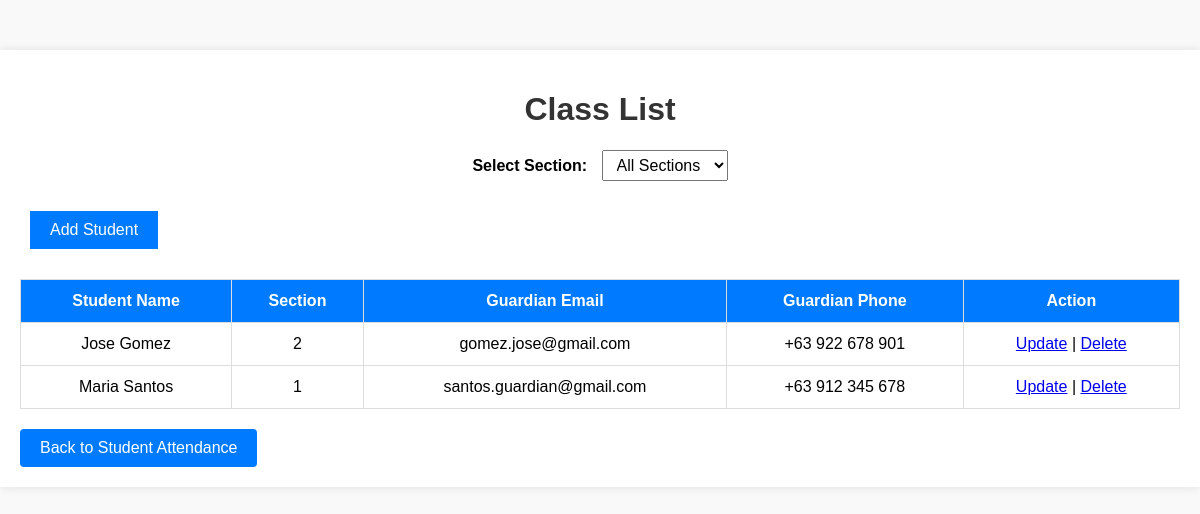
/classlist.php, run on the app's committed database.
### tables this page shows
CREATE TABLE `students` (
  `id` int(11) NOT NULL,
  `student_name` varchar(100) DEFAULT NULL,
  `section` varchar(50) DEFAULT NULL,
  `guardian_email` varchar(100) DEFAULT NULL,
  `guardian_phone` varchar(15) DEFAULT NULL
);

### classlist.php (the view, shortened to what this page needs)
<?php
require_once("dbconnection.php");
$query = "SELECT * FROM students";
$query .= " ORDER BY id DESC";
$stmt = mysqli_prepare($conn, $query);
mysqli_stmt_execute($stmt);
$result = mysqli_stmt_get_result($stmt);
?>
<!DOCTYPE html>
<html lang="en">
<head>
</head>
<body>
    <div class="container">
        <h1>Class List</h1>
        <form method="POST" action="classlist.php">
            <label for="section">Select Section:</label>
            <select name="section" id="section" onchange="this.form.submit()">
                <option value="">All Sections</option>
            </select>
        </form>
        <button onclick="window.location.href='addstudent.php';">Add Student</button>
        <table>
            <thead>
                <tr>
                    <th>Student Name</th>
                    <th>Section</th>
                    <th>Guardian Email</th>
                    <th>Guardian Phone</th>
                    <th>Action</th>
                </tr>
            </thead>
            <tbody>
                <?php if (mysqli_num_rows($result) > 0) {
                    while ($res = mysqli_fetch_assoc($result)) {
                        echo "<tr>";
                        echo "<td>".$res['student_name']."</td>";
                        echo "<td>".$res['section']."</td>";
                        echo "<td>".$res['guardian_email']."</td>";
                        echo "<td>".$res['guardian_phone']."</td>";
                        echo "<td>
                                <a href=\"updatestudent.php?id=".$res['id']."\">Update</a> |
                                <a href=\"delete.php?id=".$res['id']."\" onClick=\"return confirm('Are you sure you want to delete?')\">Delete</a>
                              </td>";
                        echo "</tr>";
                    }
                } else {
                    echo "<tr><td colspan='5'>No students found for the selected section.</td></tr>";
                } ?>
            </tbody>
        </table>
        <a href="studentdata.php" class="back-link">Back to Student Attendance</a>
    </div>
</body>
</html>

### classlist.php (style rules this page uses)
body { font-family: Arial, sans-serif; background-color: #f9f9f9; margin: 0; padding: 0; }
.container { max-width: 1200px; margin: 50px auto; padding: 20px; background-color: #fff; box-shadow: 0 0 10px rgba(0, 0, 0, 0.1); }
h1 { text-align: center; color: #333; }
form { margin-bottom: 20px; text-align: center; }
label { font-weight: bold; margin-right: 10px; }
select { padding: 5px 10px; font-size: 16px; }
button { padding: 10px 20px; font-size: 16px; background-color: #007bff; color: white; border: none; cursor: pointer; margin: 10px; }
table { width: 100%; border-collapse: collapse; margin-top: 20px; }
table, th, td { border: 1px solid #ddd; }
th, td { padding: 12px; text-align: center; }
th { background-color: #007bff; color: white; }
.back-link { display: inline-block; margin-top: 20px; text-decoration: none; background-color: #007bff; color: white; padding: 10px 20px; border-radius: 4px; }

### data on the page
students: student_name "Jose Gomez", section "2", guardian_email "gomez.jose@gmail.com", guardian_phone "+63 922 678 901"
students: student_name "Maria Santos", section "1", guardian_email "santos.guardian@gmail.com", guardian_phone "+63 912 345 678"
